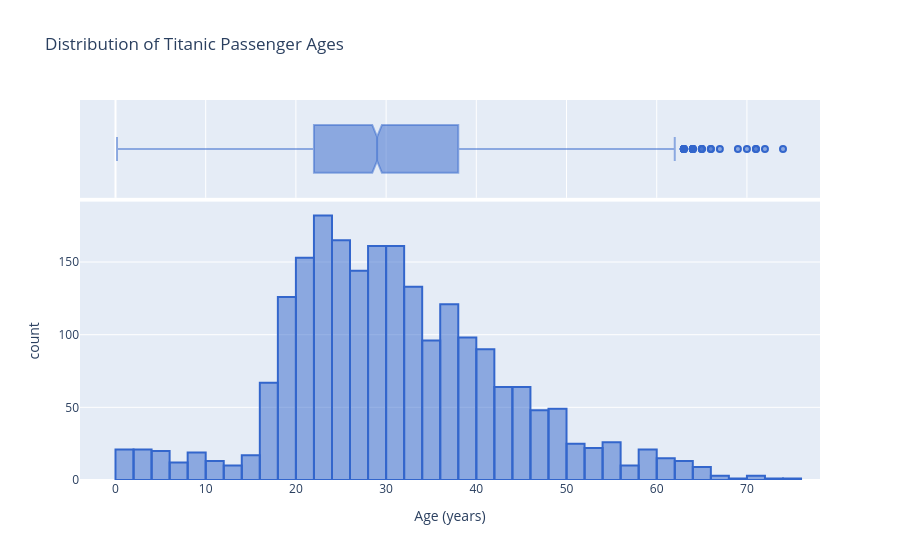

Notebook source saved alongside this figure:
### Code cell
fig = px.histogram(titanic["age"], marginal = "box", height = 550,
                   labels = {"value":"Age (years)"},
                   title = "Distribution of Titanic Passenger Ages")
fig.update_traces(showlegend = False, 
                  marker_color = "rgba(51, 102, 204, 0.5)", 
                  marker_line_color = "rgba(51, 102, 204, 1.0)",
                  marker_line_width = 2)

### Figure 1 — Plotly figure (JSON) as saved in the notebook; plotly's stock layout.template omitted (floating-point values rounded to 4 significant figures; data arrays with more than 128 entries replaced by an {"elided": "..."} marker saying what was removed)
{"data": [{"alignmentgroup": "True", "bingroup": "x", "hovertemplate": "variable=age<br>Age (years)=%{x}<br>count=%{y}<extra></extra>", "legendgroup": "age", "marker": {"color": "rgba(51, 102, 204, 0.5)", "line": {"color": "rgba(51, 102, 204, 1.0)", "width": 2}, "pattern": {"shape": ""}}, "name": "age", "offsetgroup": "age", "orientation": "v", "showlegend": false, "type": "histogram", "x": {"elided": "2207 float values"}, "xaxis": "x", "yaxis": "y"}, {"alignmentgroup": "True", "hovertemplate": "variable=age<br>Age (years)=%{x}<extra></extra>", "legendgroup": "age", "marker": {"color": "rgba(51, 102, 204, 0.5)", "line": {"color": "rgba(51, 102, 204, 1.0)", "width": 2}}, "name": "age", "notched": true, "offsetgroup": "age", "showlegend": false, "type": "box", "x": {"elided": "2207 float values"}, "xaxis": "x2", "yaxis": "y2"}], "layout": {"autosize": true, "barmode": "relative", "legend": {"title": {"text": "variable"}, "tracegroupgap": 0}, "title": {"text": "Distribution of Titanic Passenger Ages"}, "xaxis": {"anchor": "y", "autorange": true, "domain": [0, 1], "range": [-3.935, 78.1], "title": {"text": "Age (years)"}, "type": "linear"}, "xaxis2": {"anchor": "y2", "autorange": true, "domain": [0, 1], "matches": "x", "range": [-3.935, 78.1], "showgrid": true, "showticklabels": false, "type": "linear"}, "yaxis": {"anchor": "x", "autorange": true, "domain": [0, 0.7326], "range": [0, 191.6], "title": {"text": "count"}}, "yaxis2": {"anchor": "x2", "autorange": true, "domain": [0.7426, 1], "matches": "y2", "range": [-0.5, 0.5], "showgrid": false, "showline": false, "showticklabels": false, "ticks": "", "type": "category"}}}
